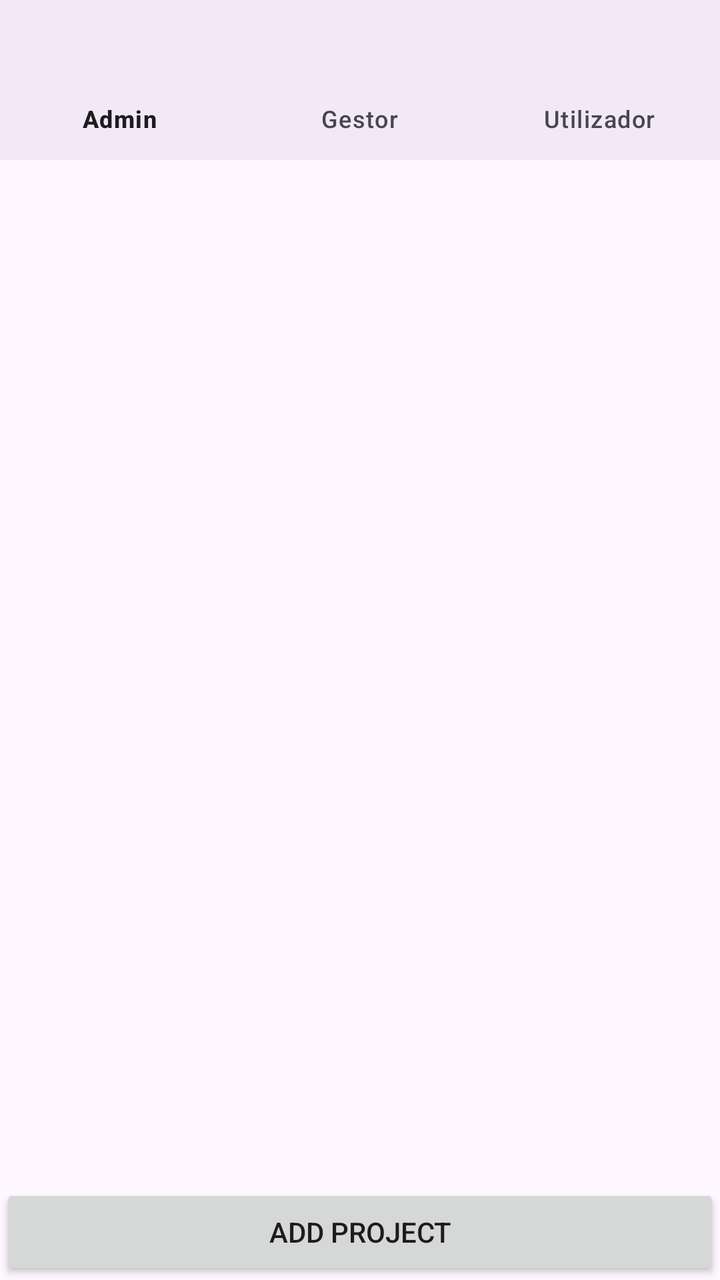
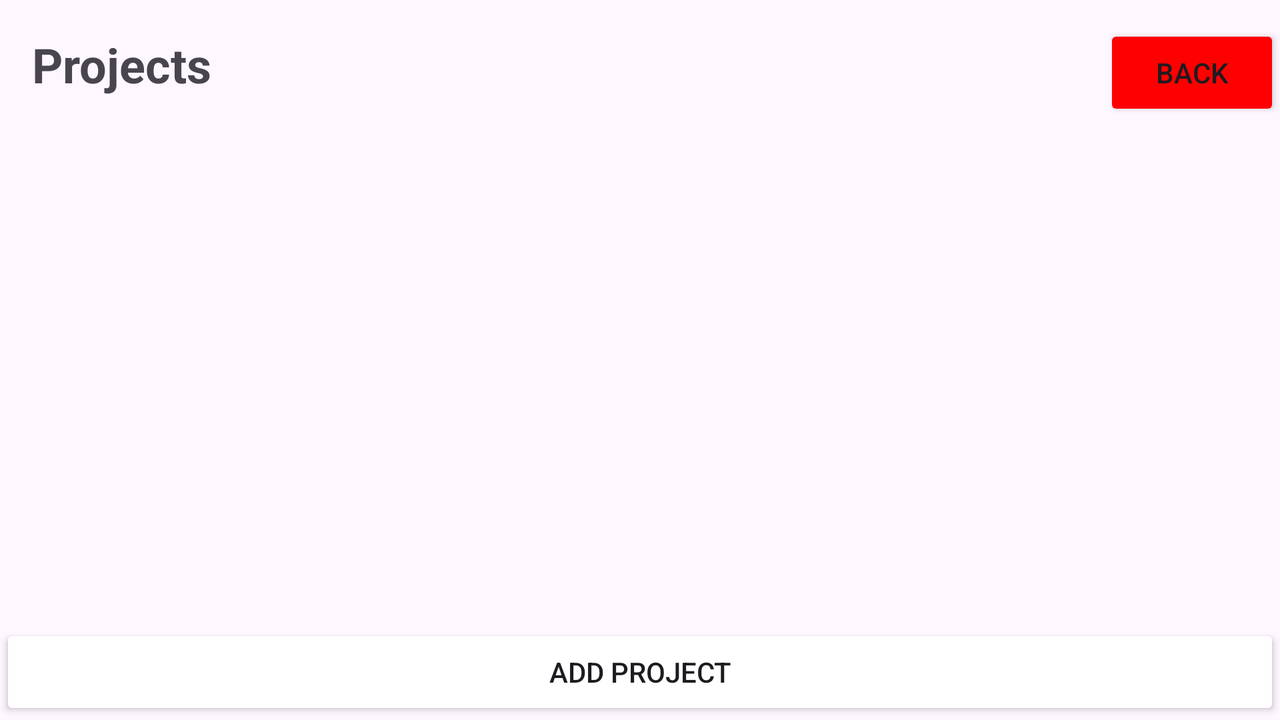

Two renders of one Android screen. The first uses the default layout on a phone; the second uses the alternative layout the repository ships for a different screen configuration, on a matching device. The two XML files are below.
<!-- AndroidManifest.xml: application theme Theme.TrabPratico -->
<!-- res/layout/activity_admin.xml -->
<?xml version="1.0" encoding="utf-8"?>
<androidx.constraintlayout.widget.ConstraintLayout xmlns:android="http://schemas.android.com/apk/res/android"
    android:layout_width="match_parent"
    android:layout_height="match_parent"
    xmlns:app="http://schemas.android.com/apk/res-auto">

    <androidx.recyclerview.widget.RecyclerView
        android:id="@+id/recyclerViewProjects"
        android:layout_width="match_parent"
        android:layout_height="0dp"
        app:layout_constraintTop_toTopOf="parent"
        app:layout_constraintBottom_toTopOf="@+id/buttonAddProject" />

    <Button
        android:id="@+id/buttonAddProject"
        android:layout_width="match_parent"
        android:layout_height="wrap_content"
        android:text="Add Project"
        app:layout_constraintBottom_toBottomOf="parent" />

    <com.google.android.material.bottomnavigation.BottomNavigationView
        android:id="@+id/bottomNavigationView"
        android:layout_width="match_parent"
        android:layout_height="wrap_content"
        android:layout_alignParentBottom="true"
        android:background="?android:attr/windowBackground"
        app:menu="@menu/bottom_navigation_menu" />



</androidx.constraintlayout.widget.ConstraintLayout>
<!-- resources referenced by this layout -->
<resources>
  <!-- from res/values-v23/ -->
  <style name="Theme.TrabPratico" parent="Base.Theme.TrabPratico">
          
          <item name="android:navigationBarColor">@android:color/transparent</item>
          <item name="android:statusBarColor">@android:color/transparent</item>
          <item name="android:windowLightStatusBar">?attr/isLightTheme</item>
      </style>
  <style name="Base.Theme.TrabPratico" parent="Theme.Material3.DayNight.NoActionBar">
          
          
      </style>
</resources>
<!-- res/layout-land/activity_admin.xml (the author's variant of the layout above) -->
<!-- drawn on the phone turned sideways -->
<?xml version="1.0" encoding="utf-8"?>
<androidx.constraintlayout.widget.ConstraintLayout xmlns:android="http://schemas.android.com/apk/res/android"
    xmlns:app="http://schemas.android.com/apk/res-auto"
    android:layout_width="match_parent"
    android:layout_height="match_parent">

    <LinearLayout
        android:id="@+id/linearLayoutTop"
        android:layout_width="0dp"
        android:layout_height="wrap_content"
        android:orientation="horizontal"
        app:layout_constraintStart_toStartOf="parent"
        app:layout_constraintEnd_toEndOf="parent"
        app:layout_constraintTop_toTopOf="parent">

        <TextView
            android:id="@+id/textViewTitle"
            android:layout_width="0dp"
            android:layout_height="wrap_content"
            android:layout_weight="1"
            android:padding="16dp"
            android:text="@string/projects"
            android:textSize="24sp"
            android:textStyle="bold" />

        <Button
            android:id="@+id/buttonBack"
            android:layout_width="wrap_content"
            android:layout_height="wrap_content"
            android:backgroundTint="@color/red"
            android:text="@string/voltar" />
    </LinearLayout>

    <androidx.recyclerview.widget.RecyclerView
        android:id="@+id/recyclerViewProjects"
        android:layout_width="0dp"
        android:layout_height="0dp"
        app:layout_constraintStart_toStartOf="parent"
        app:layout_constraintEnd_toEndOf="parent"
        app:layout_constraintTop_toBottomOf="@+id/linearLayoutTop"
        app:layout_constraintBottom_toTopOf="@+id/buttonAddProject" />

    <Button
        android:id="@+id/buttonAddProject"
        android:layout_width="match_parent"
        android:layout_height="wrap_content"
        android:backgroundTint="@color/blue"
        android:text="@string/add_project"
        app:layout_constraintStart_toStartOf="parent"
        app:layout_constraintEnd_toEndOf="parent"
        app:layout_constraintTop_toBottomOf="@+id/recyclerViewProjects"
        app:layout_constraintBottom_toBottomOf="parent"/>
</androidx.constraintlayout.widget.ConstraintLayout>
<!-- resources referenced by the variant -->
<!-- as the phone turned sideways resolves them -->
<resources>
  <color name="red">#FF0000</color>
  <string name="add_project">Add Project</string>
  <string name="projects">Projects</string>
  <string name="voltar">Back</string>
  <!-- from res/values-v23/ -->
  <style name="Theme.TrabPratico" parent="Base.Theme.TrabPratico">
          
          <item name="android:navigationBarColor">@android:color/transparent</item>
          <item name="android:statusBarColor">@android:color/transparent</item>
          <item name="android:windowLightStatusBar">?attr/isLightTheme</item>
      </style>
  <style name="Base.Theme.TrabPratico" parent="Theme.Material3.DayNight.NoActionBar">
          
          
      </style>
</resources>
